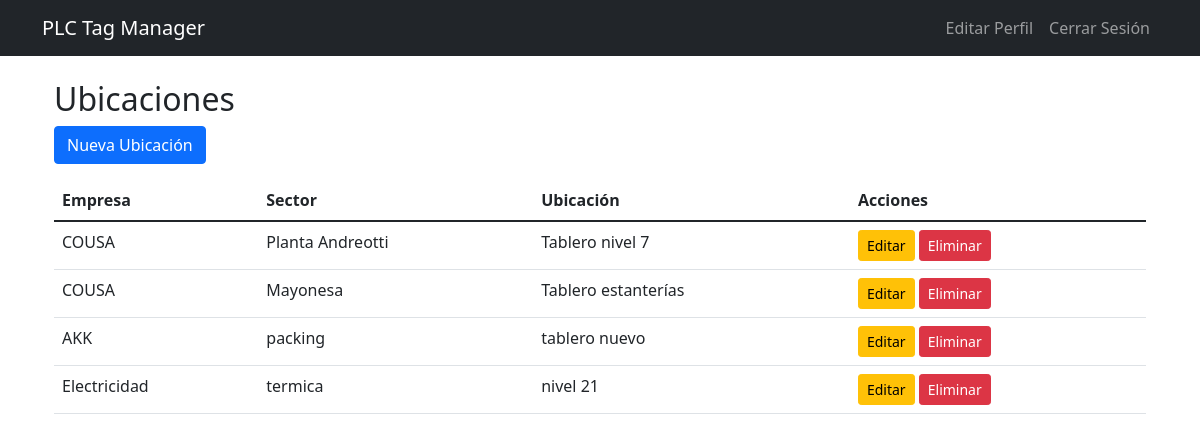
Before: /sectores/ (signed in) with the older database file.
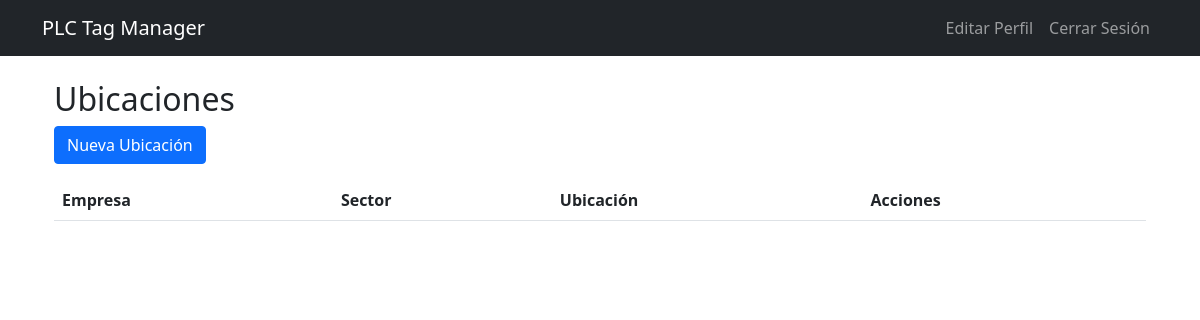
After: the same page with the newer database file.
### plc_address/models.py (models this page shows, shortened)
class Sector(models.Model):
    empresa = models.ForeignKey(Empresa, on_delete=models.CASCADE)
    sector = models.CharField(max_length=100)
    ubicacion = models.CharField(max_length=100)

class Empresa(models.Model):
    nombre = models.CharField(max_length=100)
    fecha_creacion = models.DateTimeField(auto_now_add=True)
    def __str__(self):
        return self.nombre

### plc_address/views.py (the view)
# urls.py: path('sectores/', views.sector_list, name='sector_list'),
@login_required
def sector_list(request):
    sectores = Sector.objects.all()
    return render(request, 'plc_crud/sector_list.html', {'sectores': sectores})

### plc_address/templates/plc_crud/sector_list.html (shortened to what this page needs)
{% extends 'plc_crud/base.html' %}
{% block content %}
<div class="container">
    <h2>Ubicaciones</h2>
    <a href="{% url 'sector_create' %}" class="btn btn-primary mb-3">Nueva Ubicación</a>
    <table class="table">
        <thead>
            <tr>
                <th>Empresa</th>
                <th>Sector</th>
                <th>Ubicación</th>
                <th>Acciones</th>
            </tr>
        </thead>
        <tbody>
            {% for sector in sectores %}
            <tr>
                <td>{{ sector.empresa }}</td>
                <td>{{ sector.sector }}</td>
                <td>{{ sector.ubicacion }}</td>
                <td>
                    <a href="{% url 'sector_edit' sector.pk %}" class="btn btn-warning btn-sm">Editar</a>
                    <form action="{% url 'sector_delete' sector.pk %}" method="POST" class="d-inline">
                        <button type="submit" class="btn btn-danger btn-sm" onclick="return confirm('¿Estás seguro?')">Eliminar</button>
                    </form>
                </td>
            </tr>
            {% endfor %}
        </tbody>
    </table>
</div>
{% endblock %}

### plc_address/templates/plc_crud/base.html (shortened to what this page needs)
<!DOCTYPE html>
<html>
<head>
    <link href="https://cdn.jsdelivr.net/npm/bootstrap@5.1.3/dist/css/bootstrap.min.css" rel="stylesheet">
    <link rel="stylesheet" href="https://cdnjs.cloudflare.com/ajax/libs/font-awesome/5.15.4/css/all.min.css">
</head>
<body>
    <nav class="navbar navbar-expand-lg navbar-dark bg-dark">
        <div class="container">
            <a class="navbar-brand" href="{% url 'home' %}">PLC Tag Manager</a>
            <div class="navbar-nav">
                {% if user.is_authenticated %}
                    <a class="nav-link" href="{% url 'edit_user' %}">Editar Perfil</a>
                    <a class="nav-link" href="{% url 'logout' %}">Cerrar Sesión</a>
                {% else %}
                    <a class="nav-link" href="{% url 'login' %}">Iniciar Sesión</a>
                    <a class="nav-link" href="{% url 'register' %}">Registro</a>
                {% endif %}
            </div>
        </div>
    </nav>
    <div class="container mt-4">
        {% block content %}
        {% endblock %}
    </div>
</body>
</html>

Changed rows visible on the page:
removed Sector: empresa "COUSA", sector "Planta Andreotti", ubicacion "Tablero nivel 7"
removed Sector: empresa "COUSA", sector "Mayonesa", ubicacion "Tablero estanterías"
removed Sector: empresa "AKK", sector "packing", ubicacion "tablero nuevo"
removed Sector: empresa "Electricidad", sector "termica", ubicacion "nivel 21"
